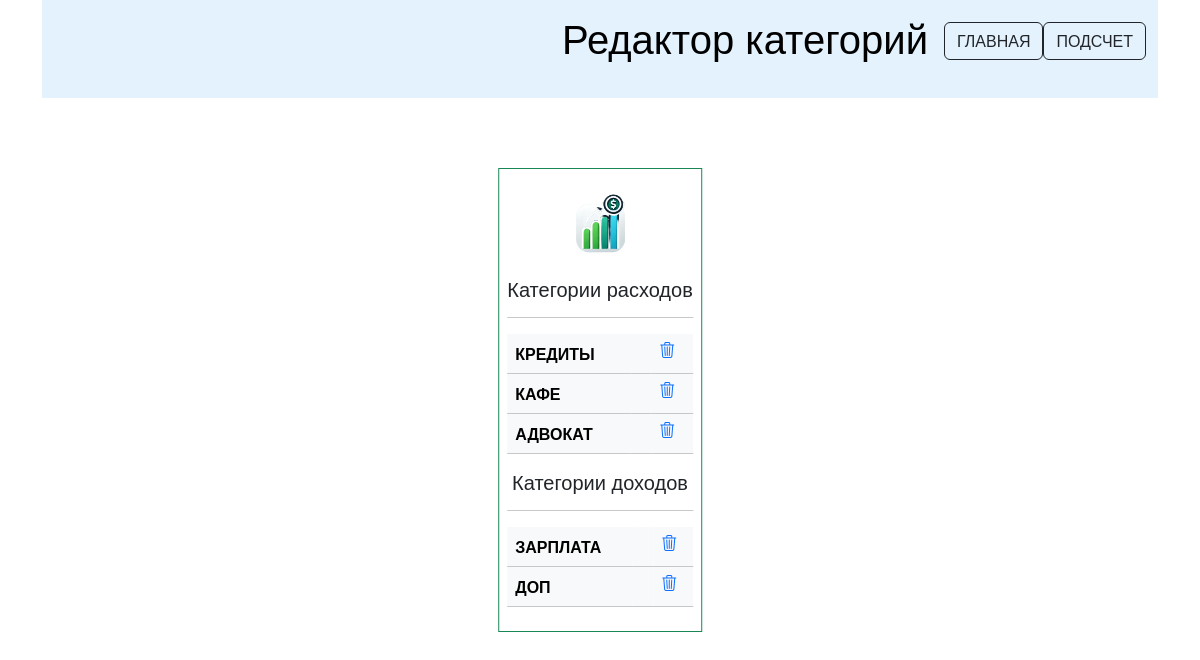
The page /category_list/ (signed in) on the database its author committed.
### main/models.py (models this page shows)
class Category(models.Model):
    user = models.ForeignKey(NewUser, on_delete=models.CASCADE, verbose_name='Пользователь')
    name = models.CharField(verbose_name='Название', max_length=64)
    description = models.TextField(verbose_name='Описание', blank=True, null=True)
    time_create = models.DateTimeField(verbose_name='Дата создания', auto_now_add=True)
    class Meta:
        verbose_name = 'Пользовательская категория расхода'
        verbose_name_plural = 'Пользовательские категории расходов'
    def __str__(self):
        return self.name

class CategoryIncomes(models.Model):
    user = models.ForeignKey(NewUser, on_delete=models.CASCADE, verbose_name='Пользователь')
    name = models.CharField(verbose_name='Название', max_length=64)
    description = models.TextField(verbose_name='Описание', blank=True, null=True)
    time_create = models.DateTimeField(verbose_name='Дата создания', auto_now_add=True)
    class Meta:
        verbose_name = 'Пользовательская категория доходов'
        verbose_name_plural = 'Пользовательские категории доходов'
    def __str__(self):
        return self.name

### main/views.py (the view)
# urls.py: path('category_list/', main.UserCategory.as_view(), name="category_list"),
class UserCategory(ListView):
    model = Category
    template_name = 'main/category_list.html'
    def get_context_data(self,**kwargs):
        context = super().get_context_data(**kwargs)
        context['title'] = 'Список категорий'
        context['objects'] = Category.objects.filter(user=self.request.user)
        context['incomes'] = CategoryIncomes.objects.filter(user=self.request.user)
        return context

### main/templates/main/category_list.html (shortened to what this page needs)
{% extends 'main/base.html' %}
{%block menu%}
<nav class="navbar" style="background-color: #e3f2fd;">
     <form class="container-fluid justify-content-end">
    <a class="navbar-brand" href="#">
        <h1>Редактор категорий</h1>
        <a type="button" class="btn btn-outline-dark" href="/">ГЛАВНАЯ</a>
        <a type="button" class="btn btn-outline-dark" href="{% url 'calculate'%}">ПОДСЧЕТ</a>
    </a>
   </form>
</nav>
{%endblock%}
{%block content%}
<div class="border border-success p-2 mb-2 position-absolute top-50 start-50 translate-middle">
     <div class="text-center">
        <img src="/static/img/logo.webp" alt="Logo" width="100" height="100">
    <table class="table table-light">
        <h5>Категории расходов</h5>
        <hr>
        {%for object in objects%}
  <tbody>
    <tr>
      <th scope="row" class="fit-content">{{object|upper}}</th>
      <td></td>
      <td><a href="{%url 'category_delete' object.pk %}"><i class="bi bi-trash3"></i></a></td>
    </tr>
        {%endfor%}
  </tbody>
</table>
    <table class="table table-light">
        <h5>Категории доходов</h5>
        <hr>
        {%for income in incomes%}
  <tbody>
    <tr>
      <th scope="row" class="fit-content">{{income|upper}}</th>
      <th></th>
      <td><a href="{%url 'income_category_delete' income.pk %}"><i class="bi bi-trash3"></i></i></a></td>
    </tr>
        {%endfor%}
  </tbody>
{%endblock%}

### static/css/style.css (style rules this page uses)
body { font-family: "Helvetica Neue", Helvetica, "Segoe UI", Arial, sans-serif; }
.fit-content { width: fit-content; }

### rows shown on the page
Category: name "КРЕДИТЫ"
Category: name "КАФЕ"
Category: name "АДВОКАТ"
CategoryIncomes: name "ЗАРПЛАТА"
CategoryIncomes: name "ДОП"
